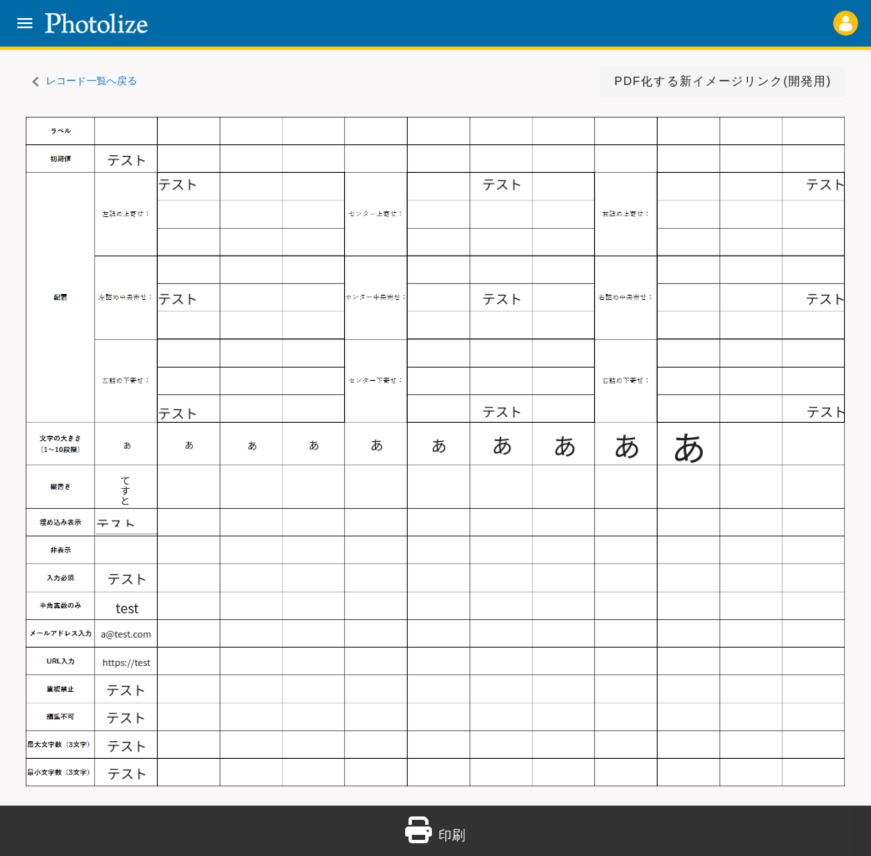
#> input picture python/TestScript/photolize/slt_ver1/high_png/base.png, 2613 x 2567 px (shown at 1/3 size)
$ python 'detect_rec_divide copy.py'
#> lines starting #> are read from the running program, lines starting #| are printed output that depends on the picture; after the words box and inside, x2 and y2 are one past the last pixel; in counts of white or black regions, pixels touching at a corner belong together
# 成功作
# 連番の色枠付き画像を生成＆対応する赤枠と緑枠を出力＆赤枠と緑枠の座標と幅と高さを出力＆配置の差異判定
# 参考サイト：https://sosotata.com/spot7differences/
import cv2
import os
import numpy as np
import subprocess
import math


def update_text_positions(contour, text_positions, threshold_distance):
    """検出した枠において、近い枠同士を結合する"""
    x, y, w, h = cv2.boundingRect(contour)
    center_x, center_y = x + w // 2, y + h // 2

    is_added_to_existing = False
    for text_position in text_positions:
        dist = np.sqrt((center_x - text_position[0]) ** 2 + (center_y - text_position[1]) ** 2)
        if dist < threshold_distance:
            text_position[0] = (text_position[0] + center_x) // 2
            text_position[1] = (text_position[1] + center_y) // 2
            text_position[2] = min(text_position[2], x)
            text_position[3] = min(text_position[3], y)
            text_position[4] = max(text_position[4], x + w)
            text_position[5] = max(text_position[5], y + h)
            is_added_to_existing = True
            break

    if not is_added_to_existing:
        text_positions.append([x, y, x + w, y + h])


def filter_contours_by_area(contours, threshold_area):
    """面積が一定以下の枠を除外"""
    filtered_contours = []

    for contour in contours:
        area = cv2.contourArea(contour)

        if area > threshold_area:
            filtered_contours.append(contour)

    return filtered_contours


# 保存先ディレクトリを作成
output_dir = os.path.join(os.path.dirname(os.path.abspath(__file__)), "high_png/")
# フォルダが存在しない場合は作成
if not os.path.exists(output_dir):
    os.makedirs(output_dir)
# ファイル名を生成
output_file_name_A = 'base.png'
output_file_name_B = 'chg_fontSize.png'
# ファイルパスを作成
output_file_path_A = os.path.join(output_dir, output_file_name_A)
output_file_path_B = os.path.join(output_dir, output_file_name_B)

before_img = cv2.imread(output_file_path_A)
#> before_img is the input picture: shape (2567, 2613, 3); mean B, G, R 229.8, 227.4, 222.3
after_img = cv2.imread(output_file_path_B)
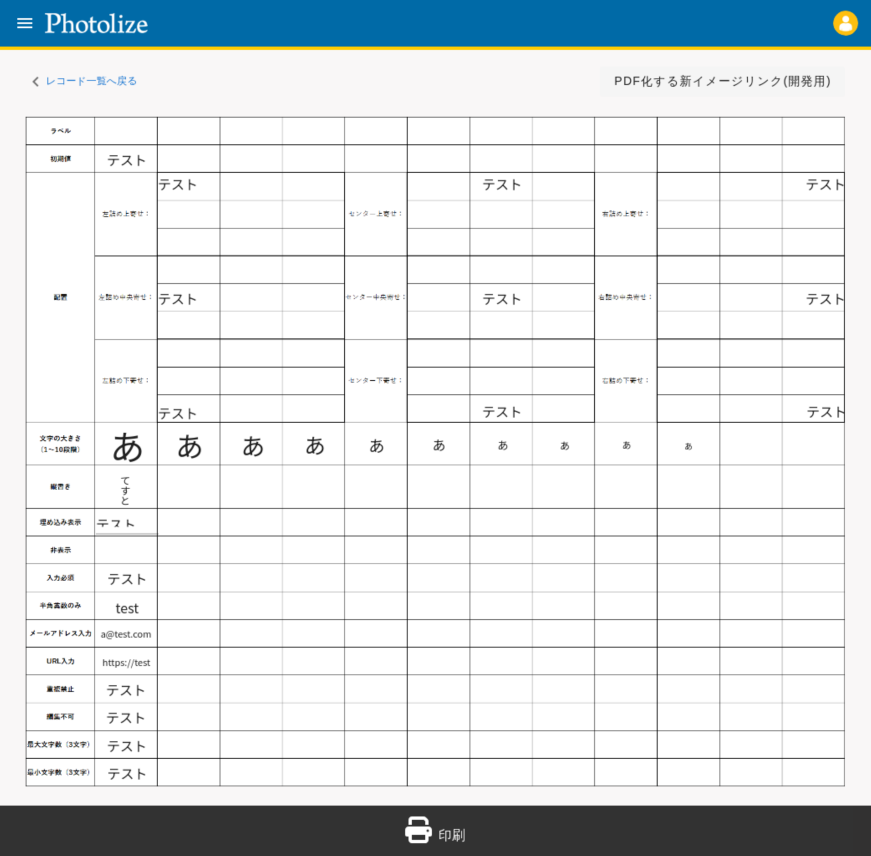
#> input picture python/TestScript/photolize/slt_ver1/high_png/chg_fontSize.png, 2613 x 2567 px (shown at 1/3 size)
#> after_img is the input picture: shape (2567, 2613, 3); mean B, G, R 229.8, 227.4, 222.3

# clahe = cv2.createCLAHE(clipLimit=30.0, tileGridSize=(10, 10))
before_gray = cv2.cvtColor(before_img, cv2.COLOR_BGR2GRAY)
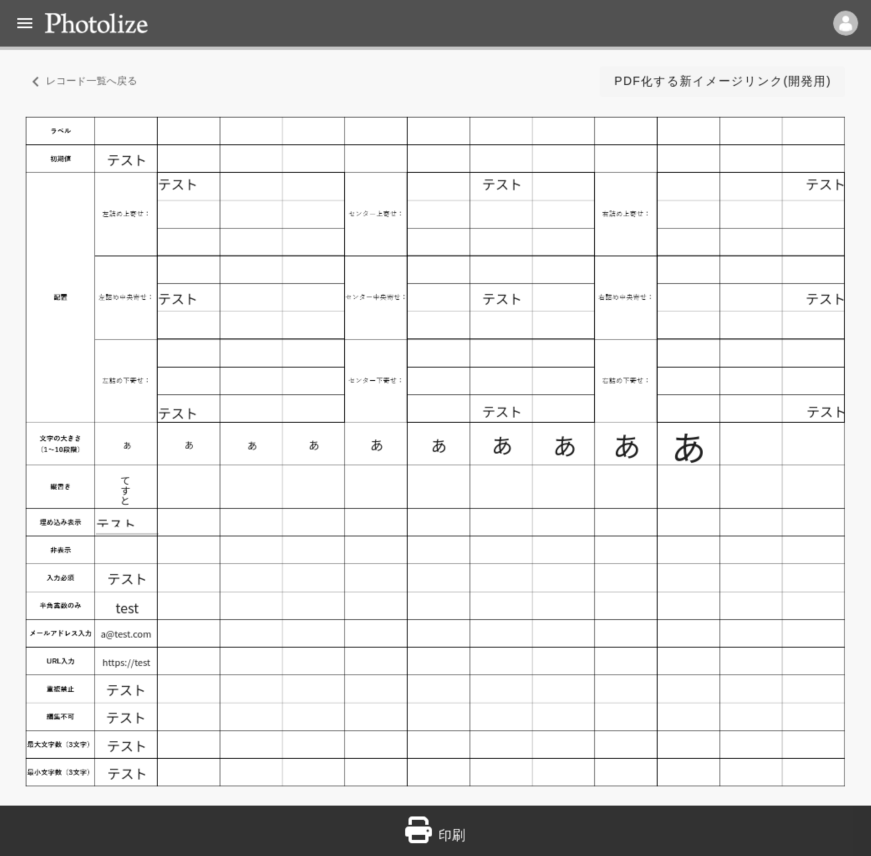
#> before_gray: shape (2567, 2613) (shown at 1/3 size); min 0, max 255, mean 226.2
after_gray = cv2.cvtColor(after_img, cv2.COLOR_BGR2GRAY)
# [10 lines of commented-out code are left out]
diff = cv2.absdiff(before_gray, after_gray)
ret, diff = cv2.threshold(diff, 0, 255, cv2.THRESH_BINARY + cv2.THRESH_OTSU)
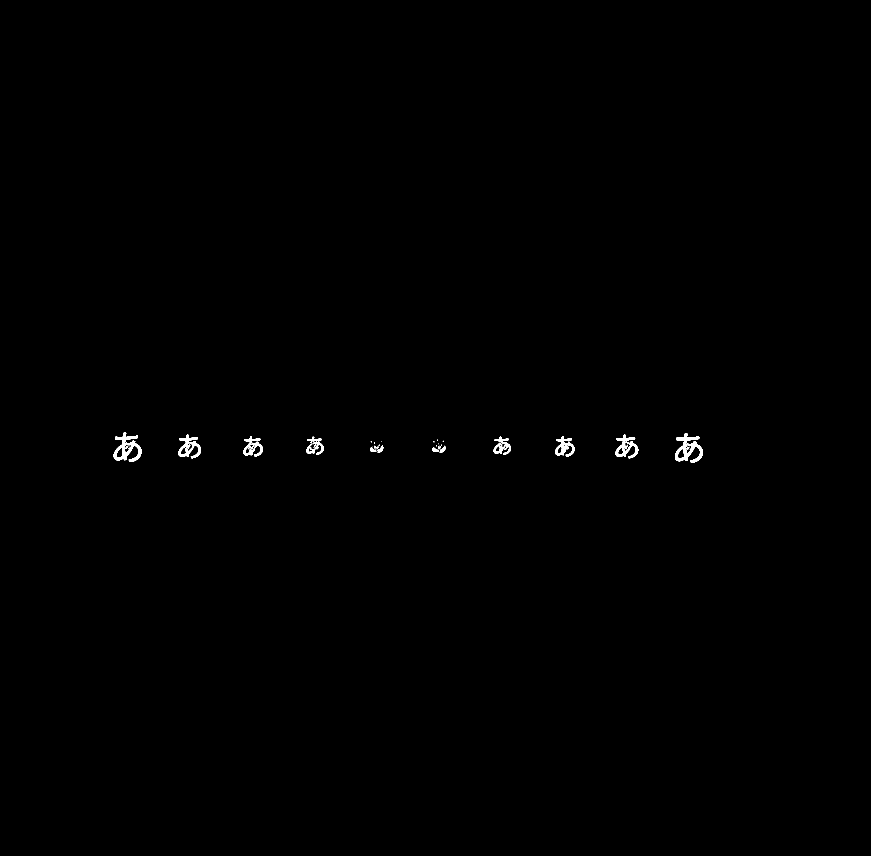
#> diff: shape (2567, 2613) (shown at 1/3 size); 0.23% white; 75 white regions (37 under 20 px), largest, box (x1, y1, x2, y2) and area: (2025, 1301, 2108, 1389) 2891, (341, 1298, 425, 1386) 2877, (1847, 1304, 1915, 1375) 1867
#> ret = 85
diff = cv2.GaussianBlur(diff, (11, 11), 0)

### 枠づけ ###
red_rectangles = []  # 赤枠の情報を格納するリスト
green_rectangles = []  # 緑枠の情報を格納するリスト
text_positions_before = []  # 変更前画像から変更後画像を引いた差分画像における、文字の位置情報を格納するリスト
text_positions_after = []  # 変更後画像から変更前画像を引いた差分画像における、文字の位置情報を格納するリスト
all_text_positions = []  # 上記２つのリストを足し合わせた、文字の位置情報を格納するリスト
correct_contours_before = [] # text_position1の枠の中心座標を取り除いた、枠の情報を格納するリスト
correct_contours_after = [] # text_position2の枠の中心座標を取り除いた、枠の情報を格納するリスト

# 二値化
ret, before_bin = cv2.threshold(before_gray, 0, 255, cv2.THRESH_BINARY + cv2.THRESH_OTSU)
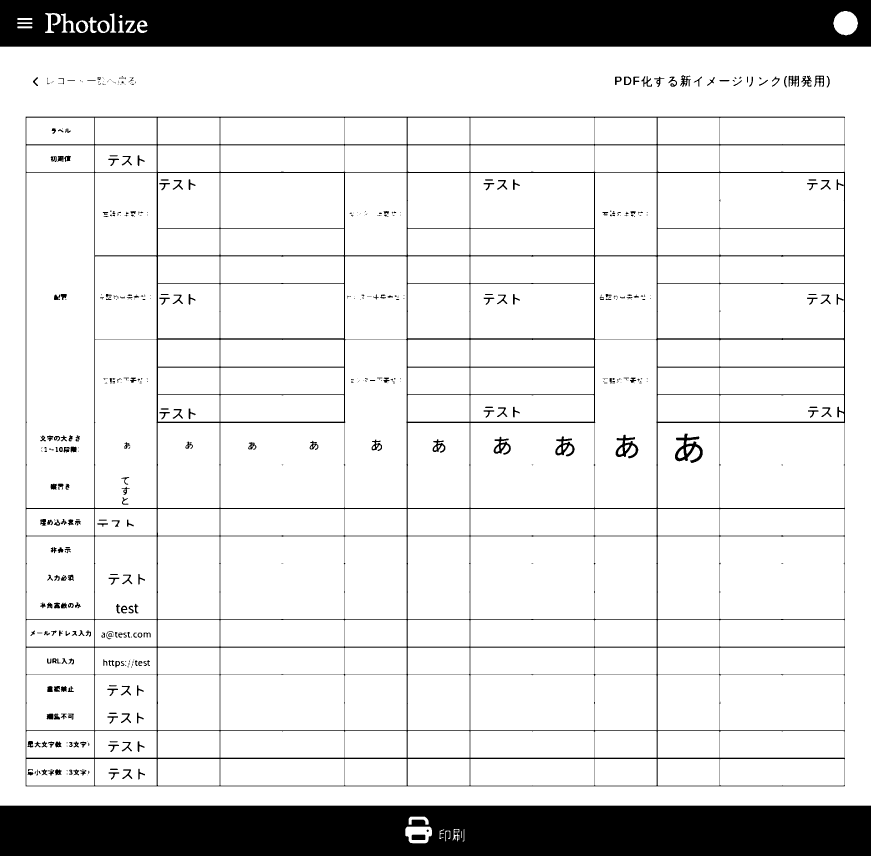
#> before_bin: shape (2567, 2613) (shown at 1/3 size); 86% white; 509 black regions (204 under 20 px), largest, box (x1, y1, x2, y2) and area: (0, 2417, 2613, 2567) 386917, (0, 0, 2613, 140) 354089, (77, 350, 2535, 2359) 151824
#> ret = 162
before_bin = cv2.GaussianBlur(before_bin, (11, 11), 0)
ret, after_bin = cv2.threshold(after_gray, 0, 255, cv2.THRESH_BINARY + cv2.THRESH_OTSU)
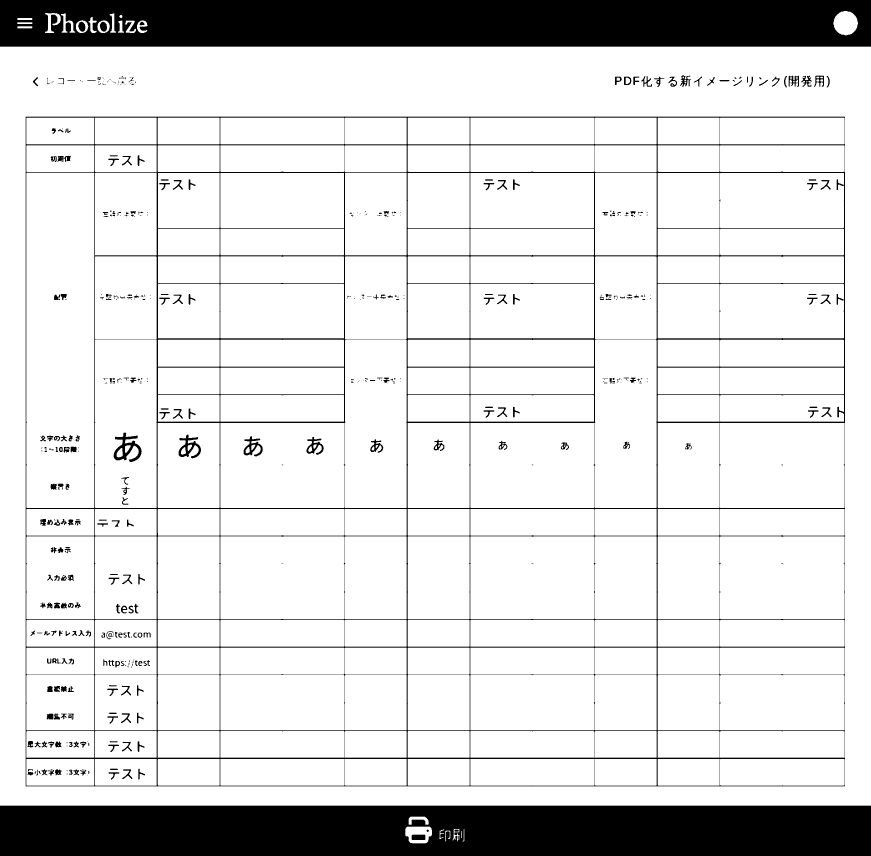
#> after_bin: shape (2567, 2613) (shown at 1/3 size); 86% white; 508 black regions (202 under 20 px)
after_bin = cv2.GaussianBlur(after_bin, (11, 11), 0)

# 白黒を逆にする
before_bin_reverse = cv2.bitwise_not(before_bin)
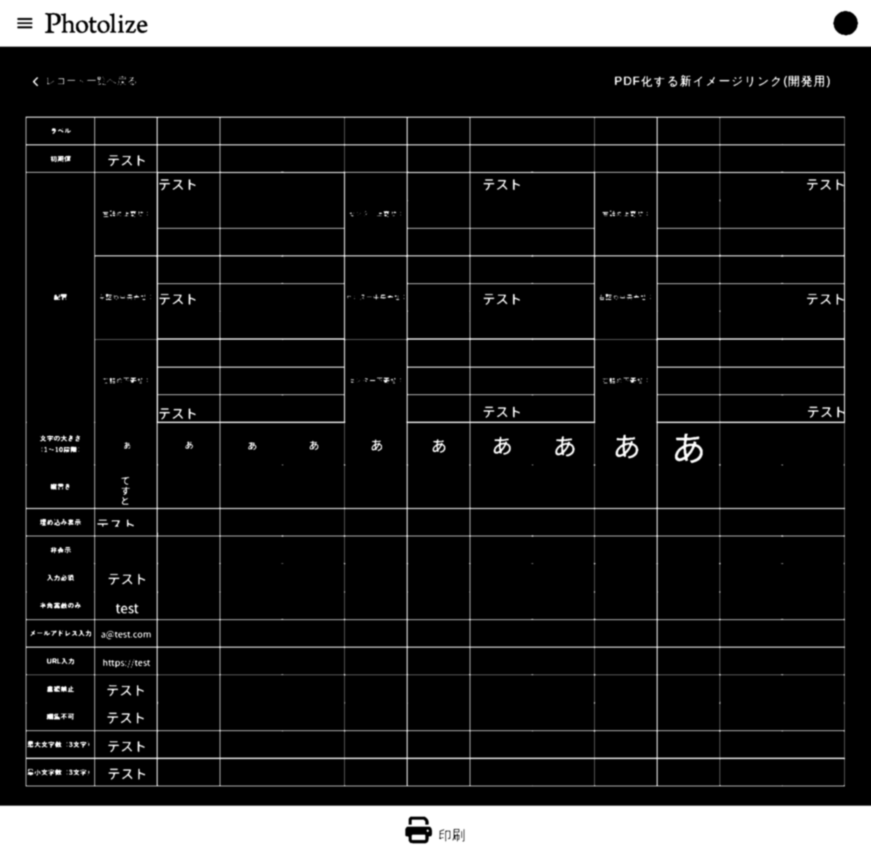
#> before_bin_reverse: shape (2567, 2613) (shown at 1/3 size); min 0, max 255, mean 35.8
after_bin_reverse = cv2.bitwise_not(after_bin)

# 画像Aから画像Bを引くことで1枚目の画像の差分のみを取得
diff_before = cv2.subtract(before_bin_reverse, after_bin_reverse)
diff_after = cv2.subtract(after_bin_reverse, before_bin_reverse)

# 差分画像内の輪郭を検出
contours_before, _ = cv2.findContours(diff_before, cv2.RETR_EXTERNAL, cv2.CHAIN_APPROX_SIMPLE)
#> contours_before = 24 contours, 2 with area under 20; largest, box (x1, y1, x2, y2) and area: (2020, 1296, 2113, 1394) 6472, (1842, 1299, 1920, 1380) 4466, (1661, 1304, 1729, 1374) 3446, (1476, 1305, 1537, 1369) 2844, (1293, 1313, 1341, 1363) 1587
contours_after, _ = cv2.findContours(diff_after, cv2.RETR_EXTERNAL, cv2.CHAIN_APPROX_SIMPLE)
#> contours_after = 20 contours, 2 with area under 20; largest, box (x1, y1, x2, y2) and area: (336, 1293, 430, 1391) 6440, (531, 1299, 608, 1380) 4474, (726, 1304, 793, 1374) 3421, (914, 1306, 976, 1369) 2792, (1106, 1313, 1155, 1363) 1751
all_contours = contours_before + contours_after
#> all_contours = 44 contours, 4 with area under 20; largest, box (x1, y1, x2, y2) and area: (2020, 1296, 2113, 1394) 6472, (336, 1293, 430, 1391) 6440, (531, 1299, 608, 1380) 4474, (1842, 1299, 1920, 1380) 4466, (1661, 1304, 1729, 1374) 3446
print("検出した枠の数:", len(all_contours))
#| 検出した枠の数: 44

# 面積が一定以下の輪郭を除外
threshold_area = 200  # 一定の面積の閾値（適宜調整する）
filtered_contours_before = filter_contours_by_area(contours_before, threshold_area)
#> the loop in filter_contours_by_area, `for contour in contours:` made 24 passes
#> area on passes 2, 3, 4, 5, 6, 7, 8, 9, 10, 11, 13, 14: 29, 43, 55.5, 94.5, 98, 46, 145.5, 97.5, 106.5, 66.5, 31, 23.5
#> after the loop in filter_contours_by_area, `for contour in contours:`: filtered_contours = 5 contours; box (x1, y1, x2, y2) and area: (2020, 1296, 2113, 1394) 6472, (1842, 1299, 1920, 1380) 4466, (1661, 1304, 1729, 1374) 3446, (1476, 1305, 1537, 1369) 2844, (1293, 1313, 1341, 1363) 1587
#> filtered_contours_before has the same summary as filtered_contours in filter_contours_by_area
filtered_contours_after = filter_contours_by_area(contours_after, threshold_area)
#> the loop in filter_contours_by_area (call 2), `for contour in contours:` made 20 passes
#> area on passes 3 to 14: 52, 81.5, 141, 91, 117, 109, 105, 82, 37, 37.5, 39, 53
#> after the loop in filter_contours_by_area (call 2), `for contour in contours:`: filtered_contours = 5 contours; box (x1, y1, x2, y2) and area: (336, 1293, 430, 1391) 6440, (531, 1299, 608, 1380) 4474, (726, 1304, 793, 1374) 3421, (914, 1306, 976, 1369) 2792, (1106, 1313, 1155, 1363) 1751
#> filtered_contours_after has the same summary as filtered_contours in filter_contours_by_area
filtered_all_contours = filtered_contours_before + filtered_contours_after
#> filtered_all_contours = 10 contours; largest, box (x1, y1, x2, y2) and area: (2020, 1296, 2113, 1394) 6472, (336, 1293, 430, 1391) 6440, (531, 1299, 608, 1380) 4474, (1842, 1299, 1920, 1380) 4466, (1661, 1304, 1729, 1374) 3446
print("結合処理後の枠の数:", len(filtered_all_contours))
#| 結合処理後の枠の数: 10

threshold_distance = 100
# 各枠に対して処理を行う
for contour in filtered_contours_before:
    update_text_positions(contour, text_positions_before, threshold_distance)
#> this loop made 5 passes
#> (x in update_text_positions, y in update_text_positions, w in update_text_positions, h in update_text_positions, center_x in update_text_positions, center_y in update_text_positions) on passes 1 to 5: (1293, 1313, 48, 50, 1317, 1338), (1476, 1305, 61, 64, 1506, 1337), (1661, 1304, 68, 70, 1695, 1339), (1842, 1299, 78, 81, 1881, 1339), (2020, 1296, 93, 98, 2066, 1345)

# 各枠に対して処理を行う
for contour in filtered_contours_after:
    update_text_positions(contour, text_positions_after, threshold_distance)
#> this loop made 5 passes
#> (x in update_text_positions, y in update_text_positions, w in update_text_positions, h in update_text_positions, center_x in update_text_positions, center_y in update_text_positions) on passes 1 to 5: (1106, 1313, 49, 50, 1130, 1338), (914, 1306, 62, 63, 945, 1337), (726, 1304, 67, 70, 759, 1339), (531, 1299, 77, 81, 569, 1339), (336, 1293, 94, 98, 383, 1342)

all_text_positions = text_positions_before + text_positions_after
print("枠ペア数:", int(len(all_text_positions)/2))

# [15 lines of commented-out code are left out]
for c in correct_contours_before:
    x, y, w, h = c

    if w > 1 and h > 1:
        # 差異が２枚目の画像で大きい場合、赤色で表示
        cv2.rectangle(before_img, (x, y), (x + w, y + h), (0, 0, 255), 3)
        red_rectangles.append((x, y, w, h))
#> after the loop, red_rectangles = []

# 枠を描画
for c in correct_contours_after:
    x, y, w, h = c

    if w > 1 and h > 1:
        # 差異が１枚目の画像で大きい場合、緑色で表示
        cv2.rectangle(after_img, (x, y), (x + w, y + h), (0, 255, 0), 4)
        green_rectangles.append((x, y, w, h))
#> after the loop, green_rectangles = []

# red_rectangles の各矩形を x^2 + y^2 の和で昇順にソートする
red_rectangles.sort(key=lambda rect: math.sqrt(rect[0]**2 + rect[1]**2))
# red_rectangles の各矩形を x^2 + y^2 の和で昇順にソートする
green_rectangles.sort(key=lambda rect: math.sqrt(rect[0]**2 + rect[1]**2))

# 対応する赤枠と緑枠を表示
match_list = []  # マッチング結果を格納するリスト
used_green_rect_indices = set()  # すでに対応付けされた緑枠のインデックスを格納する集合
for i, (x1, y1, w1, h1) in enumerate(red_rectangles, start=1):
    min_distance = float('inf')  # 最小距離を初期化
    closest_green_rect_index = None  # 最も近い緑枠のインデックスを初期化

    for j, (x2, y2, w2, h2) in enumerate(green_rectangles, start=1):
        if j-1 in used_green_rect_indices:  # すでに対応付けされた緑枠はスキップする
            continue

        # 赤枠と緑枠の中心座標を計算
        center_x1 = x1 + w1 // 2
        center_y1 = y1 + h1 // 2
        center_x2 = x2 + w2 // 2
        center_y2 = y2 + h2 // 2

        # 中心座標間の距離を計算
        distance = np.sqrt((center_x1 - center_x2)**2 + (center_y1 - center_y2)**2)

        if distance < 850 and distance < min_distance:  # 適切な距離の閾値を設定
            min_distance = distance
            closest_green_rect_index = j-1

    if closest_green_rect_index is not None:
        match_list.append((i, closest_green_rect_index+1, red_rectangles[i-1], green_rectangles[closest_green_rect_index]))
        used_green_rect_indices.add(closest_green_rect_index)  # 対応付けされた緑枠のインデックスを集合に追加する
        print(f"赤枠{i:2} と緑枠{closest_green_rect_index+1:2} は対応します")
#> this loop made 0 passes
#> after the loop, match_list = []; used_green_rect_indices = 0 items


# [26 lines of commented-out code are left out]
for i, (x, y, w, h) in enumerate(red_rectangles, start=1):
    cv2.putText(before_img, str(i), (x, y-5), cv2.FONT_HERSHEY_SIMPLEX, 1, (0, 0, 255), 3)
    print(f"赤枠{i:2}: x座標 ={x:5}, y座標 ={y:5}, 幅 ={w:4}, 高さ ={h:3}")

# 緑枠に番号を割り振りながら座標を出力
for i, (x, y, w, h) in enumerate(green_rectangles, start=1):
    cv2.putText(after_img, str(i), (x, y-5), cv2.FONT_HERSHEY_SIMPLEX, 1, (0, 255, 0), 3)
    print(f"緑枠{i:2}: x座標 ={x:5}, y座標 ={y:5}, 幅 ={w:4}, 高さ ={h:3}")


### 差異が検出されたか判定 ###
# ある閾値以上の白いピクセルが存在する場合、差分があると判断する
threshold = 100  # 適切な閾値を選択
red_text_start = "\033[91m"
red_text_end = "\033[0m"
green_text_start = "\033[92m"
green_text_end = "\033[0m"

# 座標の違いから配置の差異を検出
# match_listを使用して、赤枠と緑枠の座標の差を求める
count = 0
# 幅と高さの差の許容誤差
tolerance = 5
for i, (red_point, green_point, red_rect, green_rect) in enumerate(match_list, start=1):
    x1, y1, w1, h1 = red_rect
    x2, y2, w2, h2 = green_rect

    # 赤枠と緑枠の座標の差を計算
    x_diff = x1 - x2
    y_diff = y1 - y2
    w_diff = w1 - w2
    h_diff = h1 - h2

    # 幅と高さの差が許容誤差以内のとき
    if abs(w_diff) <= tolerance and abs(h_diff) <= tolerance:
        # x座標またはy座標の差が0以外のとき
        if x_diff != 0 or y_diff != 0:
            count += 1 # いくつ差異箇所があったかをカウント

        # 差を表示
        print(f"(赤枠{red_point}, 緑枠{green_point}): x座標差={abs(x_diff):5}, y座標差={abs(y_diff):5}, 幅差={abs(w_diff):2}, 高低差={abs(h_diff):2}")
#> after the loop, count = 0

if count > 0:
    print(f"{red_text_start}配置の差異を {count} 箇所検出しました{red_text_end}")
else:
    print(f"{green_text_start}配置の差異はありません{green_text_end}")

# 差分画像を保存
output_file_name1 = "before.png"
output_file_name2 = "after.png"
output_dir2 = os.path.join(os.path.dirname(os.path.abspath(__file__)), "test_png")
# フォルダが存在しない場合は作成
if not os.path.exists(output_dir2):
    os.makedirs(output_dir2)
    command = f"sudo chown -R aridome:aridome {output_dir2}"
    # コマンドを実行
    subprocess.call(command, shell=True)
#> (this line was passed over: subprocess is not available in this run)

# ファイルパスを作成
output_file_path = os.path.join(output_dir2, output_file_name1)

# 画像を保存する
cv2.imwrite(output_file_path, before_img)

# ファイルパスを作成
output_file_path = os.path.join(output_dir2, output_file_name2)

# 画像を保存する
cv2.imwrite(output_file_path, after_img)

print(f"2つの画像の差異部分に枠をつけたカラー画像をに保存しました")
